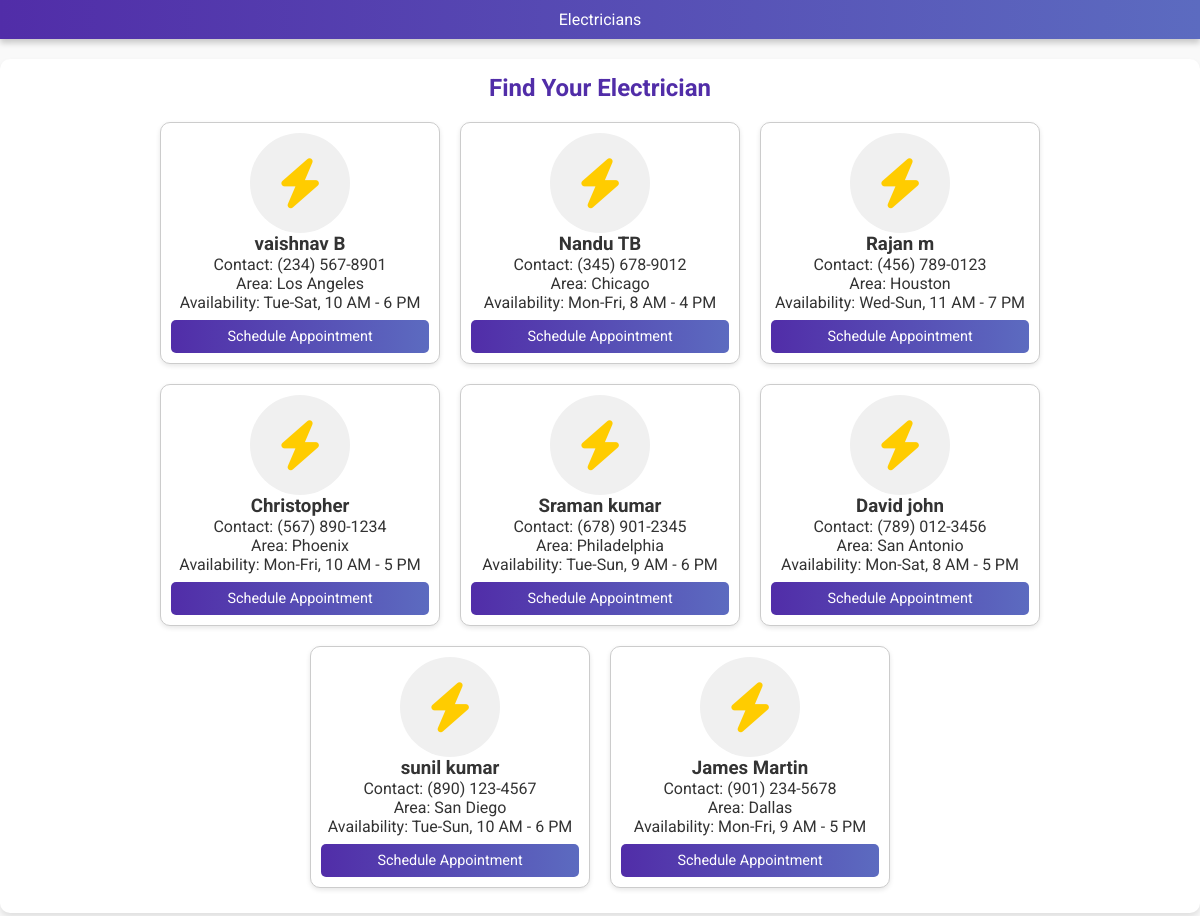
The app's page /electrician/, older data.
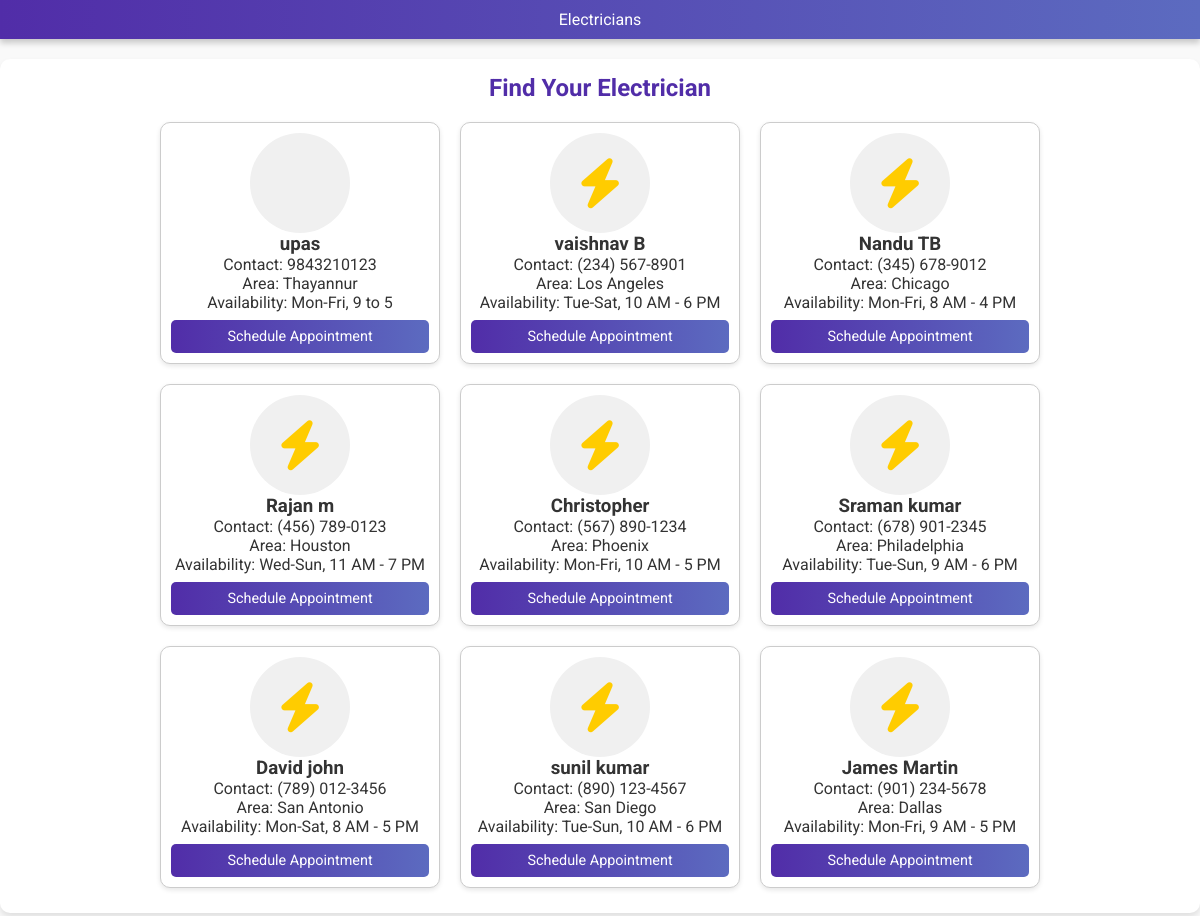
The same page, newer data.
### authentication_app/models.py (models this page shows)
class JobSeeker(models.Model):
    user = models.ForeignKey(CustomUser,on_delete=models.CASCADE,default=None)
    job_role = models.CharField(max_length=100)
    phone = models.CharField(max_length=100,null=True,blank=True,default=None)
    availability = models.CharField(max_length=100,null=True,blank=True,default=None)
    area = models.CharField(max_length=100,null=True,blank=True,default=None)
    profile = models.ImageField(upload_to='profile/',null=True,blank=True,default=None)

class CustomUser(AbstractUser):
    email = models.EmailField(unique=True)
    is_block = models.BooleanField(default=False)
    is_job_seeker = models.BooleanField(default=False)
    USERNAME_FIELD = 'email'
    REQUIRED_FIELDS = ['username']

### job_app/views.py (the view)
# urls.py: path('electrician/',electrician_view,name='electrician'),
def electrician_view(request):
    electrician = JobSeeker.objects.select_related('user').filter(user__is_job_seeker=True)
    context = {
        'electrician':electrician,
    }
    return render(request, 'indexcontent/electrician.html',context)

### templates/indexcontent/electrician.html (shortened to what this page needs)
<!DOCTYPE html>
<html lang="en">
<head>
    <link rel="stylesheet" href="https://cdnjs.cloudflare.com/ajax/libs/font-awesome/6.4.2/css/all.min.css">
</head>
<body>
    <header>
        <div class="logo">  Electricians</div>
    </header>
    <div class="container">
        <h2>Find Your Electrician</h2>
        <div class="electricians">
            {% for i in electrician %}
            <div class="electrician-card">
                <div class="image-container">
                </div>
                <h3>{{ i.user.first_name }}</h3>
                <p>Contact: {{ i.phone }}</p>
                <p>Area: {{ i.area }}</p>
                <p>Availability: Mon-Fri, {{ i.availability }}</p>
                <button onclick="scheduleAppointment('{{ i.user.first_name }}')">Schedule Appointment</button>
            </div>
            {% endfor %}
            <div class="electrician-card">
                <div class="image-container">
                    <i class="fa-solid fa-bolt default-icon"></i>
                </div>
                <h3>vaishnav B</h3>
                <p>Contact: (234) 567-8901</p>
                <p>Area: Los Angeles</p>
                <p>Availability: Tue-Sat, 10 AM - 6 PM</p>
                <button onclick="scheduleAppointment('Jane Smith')">Schedule Appointment</button>
            </div>
            <div class="electrician-card">
                <div class="image-container">
                    <i class="fa-solid fa-bolt default-icon"></i>
                </div>
                <h3>Nandu TB</h3>
                <p>Contact: (345) 678-9012</p>
                <p>Area: Chicago</p>
                <p>Availability: Mon-Fri, 8 AM - 4 PM</p>
                <button onclick="scheduleAppointment('Mike Johnson')">Schedule Appointment</button>
            </div>
            <div class="electrician-card">
                <div class="image-container">
                    <i class="fa-solid fa-bolt default-icon"></i>
                </div>
                <h3>Rajan m</h3>
                <p>Contact: (456) 789-0123</p>
                <p>Area: Houston</p>
                <p>Availability: Wed-Sun, 11 AM - 7 PM</p>
                <button onclick="scheduleAppointment('Emily Davis')">Schedule Appointment</button>
            </div>
            <div class="electrician-card">
                <div class="image-container">
                    <i class="fa-solid fa-bolt default-icon"></i>
                </div>
                <h3>Christopher</h3>
                <p>Contact: (567) 890-1234</p>
                <p>Area: Phoenix</p>
                <p>Availability: Mon-Fri, 10 AM - 5 PM</p>
                <button ```html
onclick="scheduleAppointment('Chris Lee')">Schedule Appointment</button>
            </div>
            <div class="electrician-card">
                <div class="image-container">
                    <i class="fa-solid fa-bolt default-icon"></i>
                </div>
                <h3>Sraman kumar</h3>
                <p>Contact: (678) 901-2345</p>
                <p>Area: Philadelphia</p>
                <p>Availability: Tue-Sun, 9 AM - 6 PM</p>
                <button onclick="scheduleAppointment('Sarah Wilson')">Schedule Appointment</button>
            </div>
            <div class="electrician-card">
                <div class="image-container">
                    <i class="fa-solid fa-bolt default-icon"></i>
                </div>
                <h3>David john</h3>
                <p>Contact: (789) 012-3456</p>
                <p>Area: San Antonio</p>
                <p>Availability: Mon-Sat, 8 AM - 5 PM</p>
                <button onclick="scheduleAppointment('David Brown')">Schedule Appointment</button>
            </div>
            <div class="electrician-card">
                <div class="image-container">
                    <i class="fa-solid fa-bolt default-icon"></i>
                </div>
                <h3>sunil kumar</h3>
                <p>Contact: (890) 123-4567</p>
                <p>Area: San Diego</p>
                <p>Availability: Tue-Sun, 10 AM - 6 PM</p>
                <button onclick="scheduleAppointment('Laura Garcia')">Schedule Appointment</button>
            </div>
            <div class="electrician-card">
                <div class="image-container">
                    <i class="fa-solid fa-bolt default-icon"></i>
                </div>
                <h3>James Martin</h3>
                <p>Contact: (901) 234-5678</p>
                <p>Area: Dallas</p>
                <p>Availability: Mon-Fri, 9 AM - 5 PM</p>
                <button onclick="scheduleAppointment('James Martinez')">Schedule Appointment</button>
            </div>
        </div>
    </div>
</body>
</html>

### templates/indexcontent/electrician.html (style rules this page uses)
* { margin: 0; padding: 0; box-sizing: border-box; font-family: 'Roboto', sans-serif; }
body { background-color: #f9f9f9; color: #333; display: flex; flex-direction: column; justify-content: space-between; align-items: center; min-height: 100vh; }
header { background: linear-gradient(to right, #512da8, #5c6bc0); color: white; padding: 10px 0; width: 100%; display: flex; justify-content: center; align-items: center; box-shadow: 0 4px 6px rgba(0, 0, 0, 0.2); }
.container { max-width: 1200px; background-color: #fff; padding: 15px; border-radius: 10px; box-shadow: 0 4px 6px rgba(0, 0, 0, 0.1); width: 100%; margin: 20px 0; }
h2 { font-size: 1.5rem; margin-bottom: 10px; text-align: center; color: #512da8; }
.electricians { display: flex; flex-wrap: wrap; justify-content: center; }
.electrician-card { background: #fff; border: 1px solid #ccc; border-radius: 10px; margin: 10px; padding: 10px; width: 280px; box-shadow: 0 2px 5px rgba(0, 0, 0, 0.1); text-align: center; }
.image-container { width: 100px; height: 100px; display: flex; justify-content: center; align-items: center; position: relative; background-color: #f0f0f0; border-radius: 50%; margin: 0 auto; }
.default-icon { font-size: 50px; color: #ffcc00; display: none; }
button { background: linear-gradient(to right, #512da8, #5c6bc0); color: #fff; padding: 8px 0; border: none; border-radius: 5px; cursor: pointer; transition: transform 0.2s ease; margin-top: 8px; width: 100%; font-size: 0.9rem; }

Row changes from the older to the newer data that the page shows:
added JobSeeker: user.first_name "upas", phone "9843210123", area "Thayannur", availability "9 to 5"
